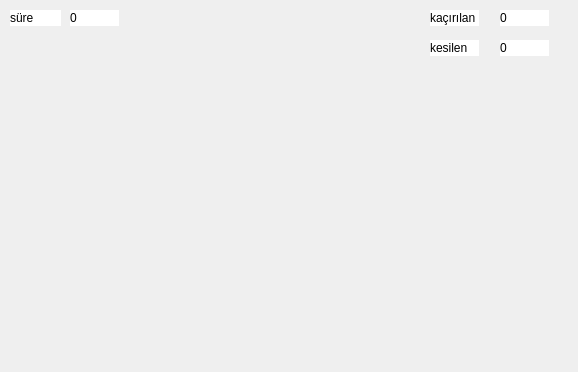
<?xml version="1.0" encoding="UTF-8"?>
<ui version="4.0">
 <class>MainWindow</class>
 <widget class="QMainWindow" name="MainWindow">
  <property name="geometry">
   <rect>
    <x>0</x>
    <y>0</y>
    <width>578</width>
    <height>372</height>
   </rect>
  </property>
  <property name="windowTitle">
   <string>MainWindow</string>
  </property>
  <property name="styleSheet">
   <string notr="true">#centralwidget{background-image: url(:/new/resim/back (1).jpg);}</string>
  </property>
  <widget class="QWidget" name="centralwidget">
   <widget class="QLabel" name="label">
    <property name="geometry">
     <rect>
      <x>10</x>
      <y>10</y>
      <width>51</width>
      <height>16</height>
     </rect>
    </property>
    <property name="styleSheet">
     <string notr="true">background-color: rgb(255, 255, 255);</string>
    </property>
    <property name="text">
     <string>süre</string>
    </property>
   </widget>
   <widget class="QLabel" name="label_2">
    <property name="geometry">
     <rect>
      <x>70</x>
      <y>10</y>
      <width>49</width>
      <height>16</height>
     </rect>
    </property>
    <property name="styleSheet">
     <string notr="true">background-color: rgb(255, 255, 255);</string>
    </property>
    <property name="text">
     <string>0</string>
    </property>
   </widget>
   <widget class="QLabel" name="label_4">
    <property name="geometry">
     <rect>
      <x>430</x>
      <y>10</y>
      <width>49</width>
      <height>16</height>
     </rect>
    </property>
    <property name="styleSheet">
     <string notr="true">background-color: rgb(255, 255, 255);</string>
    </property>
    <property name="text">
     <string>kaçırılan</string>
    </property>
   </widget>
   <widget class="QLabel" name="label_3">
    <property name="geometry">
     <rect>
      <x>430</x>
      <y>40</y>
      <width>49</width>
      <height>16</height>
     </rect>
    </property>
    <property name="styleSheet">
     <string notr="true">background-color: rgb(255, 255, 255);</string>
    </property>
    <property name="text">
     <string>kesilen</string>
    </property>
   </widget>
   <widget class="QLabel" name="label_kac">
    <property name="geometry">
     <rect>
      <x>500</x>
      <y>10</y>
      <width>49</width>
      <height>16</height>
     </rect>
    </property>
    <property name="styleSheet">
     <string notr="true">background-color: rgb(255, 255, 255);</string>
    </property>
    <property name="text">
     <string>0</string>
    </property>
   </widget>
   <widget class="QLabel" name="label_kes">
    <property name="geometry">
     <rect>
      <x>500</x>
      <y>40</y>
      <width>49</width>
      <height>16</height>
     </rect>
    </property>
    <property name="styleSheet">
     <string notr="true">background-color: rgb(255, 255, 255);</string>
    </property>
    <property name="text">
     <string>0</string>
    </property>
   </widget>
  </widget>
  <widget class="QMenuBar" name="menubar">
   <property name="geometry">
    <rect>
     <x>0</x>
     <y>0</y>
     <width>578</width>
     <height>22</height>
    </rect>
   </property>
  </widget>
 </widget>
 <resources/>
 <connections/>
</ui>
